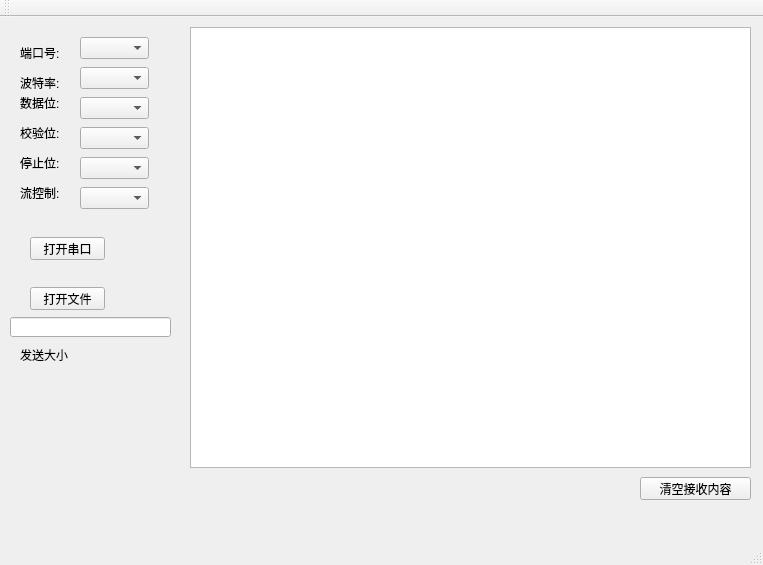
<?xml version="1.0" encoding="UTF-8"?>
<ui version="4.0">
 <class>MainWindow</class>
 <widget class="QMainWindow" name="MainWindow">
  <property name="geometry">
   <rect>
    <x>0</x>
    <y>0</y>
    <width>763</width>
    <height>565</height>
   </rect>
  </property>
  <property name="windowTitle">
   <string>MainWindow</string>
  </property>
  <widget class="QWidget" name="centralWidget">
   <widget class="QPushButton" name="openSerialBtn">
    <property name="geometry">
     <rect>
      <x>30</x>
      <y>220</y>
      <width>75</width>
      <height>23</height>
     </rect>
    </property>
    <property name="text">
     <string>打开串口</string>
    </property>
   </widget>
   <widget class="QComboBox" name="comboBox_baudRate">
    <property name="geometry">
     <rect>
      <x>80</x>
      <y>50</y>
      <width>69</width>
      <height>22</height>
     </rect>
    </property>
   </widget>
   <widget class="QPushButton" name="openFileBtn">
    <property name="geometry">
     <rect>
      <x>30</x>
      <y>270</y>
      <width>75</width>
      <height>23</height>
     </rect>
    </property>
    <property name="text">
     <string>打开文件</string>
    </property>
   </widget>
   <widget class="QTextEdit" name="textBrowser">
    <property name="geometry">
     <rect>
      <x>190</x>
      <y>10</y>
      <width>561</width>
      <height>441</height>
     </rect>
    </property>
   </widget>
   <widget class="QLineEdit" name="txtSendFile">
    <property name="geometry">
     <rect>
      <x>10</x>
      <y>300</y>
      <width>161</width>
      <height>20</height>
     </rect>
    </property>
   </widget>
   <widget class="QComboBox" name="comboBox_serialPort">
    <property name="geometry">
     <rect>
      <x>80</x>
      <y>20</y>
      <width>69</width>
      <height>22</height>
     </rect>
    </property>
   </widget>
   <widget class="QLabel" name="labelFileSize">
    <property name="geometry">
     <rect>
      <x>20</x>
      <y>330</y>
      <width>131</width>
      <height>16</height>
     </rect>
    </property>
    <property name="text">
     <string>发送大小</string>
    </property>
   </widget>
   <widget class="QLabel" name="label">
    <property name="geometry">
     <rect>
      <x>20</x>
      <y>30</y>
      <width>54</width>
      <height>12</height>
     </rect>
    </property>
    <property name="text">
     <string>端口号:</string>
    </property>
   </widget>
   <widget class="QLabel" name="label_2">
    <property name="geometry">
     <rect>
      <x>20</x>
      <y>60</y>
      <width>54</width>
      <height>12</height>
     </rect>
    </property>
    <property name="text">
     <string>波特率:</string>
    </property>
   </widget>
   <widget class="QComboBox" name="comboBox_dataBits">
    <property name="geometry">
     <rect>
      <x>80</x>
      <y>80</y>
      <width>69</width>
      <height>22</height>
     </rect>
    </property>
   </widget>
   <widget class="QComboBox" name="comboBox_parity">
    <property name="geometry">
     <rect>
      <x>80</x>
      <y>110</y>
      <width>69</width>
      <height>22</height>
     </rect>
    </property>
   </widget>
   <widget class="QComboBox" name="comboBox_stopBit">
    <property name="geometry">
     <rect>
      <x>80</x>
      <y>140</y>
      <width>69</width>
      <height>22</height>
     </rect>
    </property>
   </widget>
   <widget class="QComboBox" name="comboBox_flowBit">
    <property name="geometry">
     <rect>
      <x>80</x>
      <y>170</y>
      <width>69</width>
      <height>22</height>
     </rect>
    </property>
   </widget>
   <widget class="QLabel" name="label_3">
    <property name="geometry">
     <rect>
      <x>20</x>
      <y>80</y>
      <width>54</width>
      <height>12</height>
     </rect>
    </property>
    <property name="text">
     <string>数据位:</string>
    </property>
   </widget>
   <widget class="QLabel" name="label_4">
    <property name="geometry">
     <rect>
      <x>20</x>
      <y>110</y>
      <width>54</width>
      <height>12</height>
     </rect>
    </property>
    <property name="text">
     <string>校验位:</string>
    </property>
   </widget>
   <widget class="QLabel" name="label_5">
    <property name="geometry">
     <rect>
      <x>20</x>
      <y>140</y>
      <width>54</width>
      <height>12</height>
     </rect>
    </property>
    <property name="text">
     <string>停止位:</string>
    </property>
   </widget>
   <widget class="QLabel" name="label_6">
    <property name="geometry">
     <rect>
      <x>20</x>
      <y>170</y>
      <width>54</width>
      <height>12</height>
     </rect>
    </property>
    <property name="text">
     <string>流控制:</string>
    </property>
   </widget>
   <widget class="QPushButton" name="clearTextBtn">
    <property name="geometry">
     <rect>
      <x>640</x>
      <y>460</y>
      <width>111</width>
      <height>23</height>
     </rect>
    </property>
    <property name="text">
     <string>清空接收内容</string>
    </property>
   </widget>
  </widget>
  <widget class="QMenuBar" name="menuBar">
   <property name="geometry">
    <rect>
     <x>0</x>
     <y>0</y>
     <width>763</width>
     <height>23</height>
    </rect>
   </property>
  </widget>
  <widget class="QToolBar" name="mainToolBar">
   <attribute name="toolBarArea">
    <enum>TopToolBarArea</enum>
   </attribute>
   <attribute name="toolBarBreak">
    <bool>false</bool>
   </attribute>
  </widget>
  <widget class="QStatusBar" name="statusBar"/>
 </widget>
 <layoutdefault spacing="6" margin="11"/>
 <resources/>
 <connections/>
</ui>
